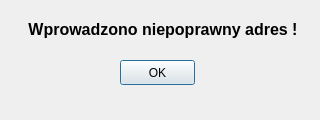
<?xml version="1.0" encoding="UTF-8"?>
<ui version="4.0">
 <class>Blad</class>
 <widget class="QDialog" name="Blad">
  <property name="geometry">
   <rect>
    <x>0</x>
    <y>0</y>
    <width>320</width>
    <height>120</height>
   </rect>
  </property>
  <property name="minimumSize">
   <size>
    <width>320</width>
    <height>120</height>
   </size>
  </property>
  <property name="maximumSize">
   <size>
    <width>320</width>
    <height>120</height>
   </size>
  </property>
  <property name="windowTitle">
   <string>Dialog</string>
  </property>
  <widget class="QPushButton" name="pushButton">
   <property name="geometry">
    <rect>
     <x>120</x>
     <y>60</y>
     <width>75</width>
     <height>25</height>
    </rect>
   </property>
   <property name="text">
    <string>OK</string>
   </property>
  </widget>
  <widget class="QLabel" name="label">
   <property name="geometry">
    <rect>
     <x>20</x>
     <y>20</y>
     <width>286</width>
     <height>18</height>
    </rect>
   </property>
   <property name="text">
    <string>&lt;html&gt;&lt;head/&gt;&lt;body&gt;&lt;p align=&quot;center&quot;&gt;&lt;span style=&quot; font-size:12pt; font-weight:600;&quot;&gt;Wprowadzono niepoprawny adres !&lt;/span&gt;&lt;/p&gt;&lt;/body&gt;&lt;/html&gt;</string>
   </property>
  </widget>
  <zorder>label</zorder>
  <zorder>pushButton</zorder>
 </widget>
 <resources/>
 <connections/>
</ui>
